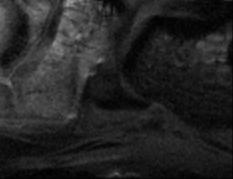
#> input picture img/Im07(1).jpg, 233 x 179 px
$ python cv_histogram.py
#> lines starting #> are read from the running program, lines starting #| are printed output that depends on the picture
import numpy as np
import cv2 as cv
import matplotlib.pyplot as plt

if __name__ == '__main__':
    img = cv.imread('img/Im07(1).jpg', 0)
#> img is the input picture: shape (179, 233); min 0, max 156, mean 36
    hist, bins = np.histogram(img.flatten(), 256, [0, 256])
#> hist = 256 values, max 994 at index 20, min 0 at index 138, mean 162.9; bins = 257 values from 0 to 256

    cdf = hist.cumsum()
#> cdf = 256 values from 19 to 41707

    cdf_m = np.ma.masked_equal(cdf, 0)
    cdf_m = (cdf_m - cdf_m.min()) * 255 / (cdf_m.max() - cdf_m.min())
    cdf = np.ma.filled(cdf_m, 0).astype('uint8')
#> cdf = 256 values from 0 to 255

    img2 = cdf[img]
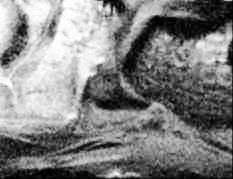
#> img2: shape (179, 233); min 0, max 255, mean 128.8
    hist, bins = np.histogram(img2.flatten(), 256, [0, 256])
#> hist = 256 values, max 994 at index 72, min 0 at index 2, mean 162.9
    cdf = hist.cumsum()
#> cdf = 256 values from 115 to 41707
    cdf_normalized = cdf * float(hist.max()) / cdf.max()
#> cdf_normalized = 256 values from 2.74 to 994

    plt.plot(cdf_normalized, color='b')
    plt.hist(img2.flatten(), 256, [0, 256], color='r')
    plt.xlim([0, 256])
    plt.legend(('cdf', 'histogram'), loc='upper left')
    plt.show()
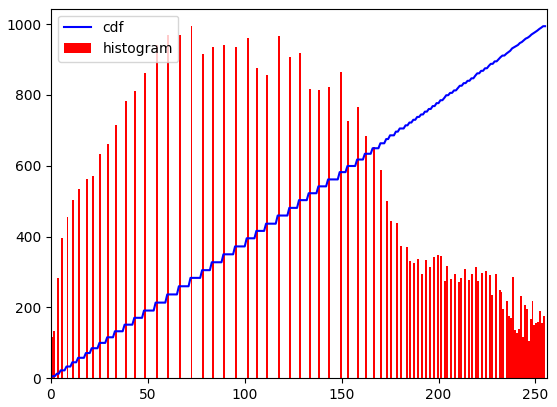
#> figure drawn by matplotlib, 1 panel; tallest bar 994 high, from x = 72 to 73; curve peaks at x = 255, y = 994

    cv.imshow('img2', img2)
    cv.waitKey()

    pass
